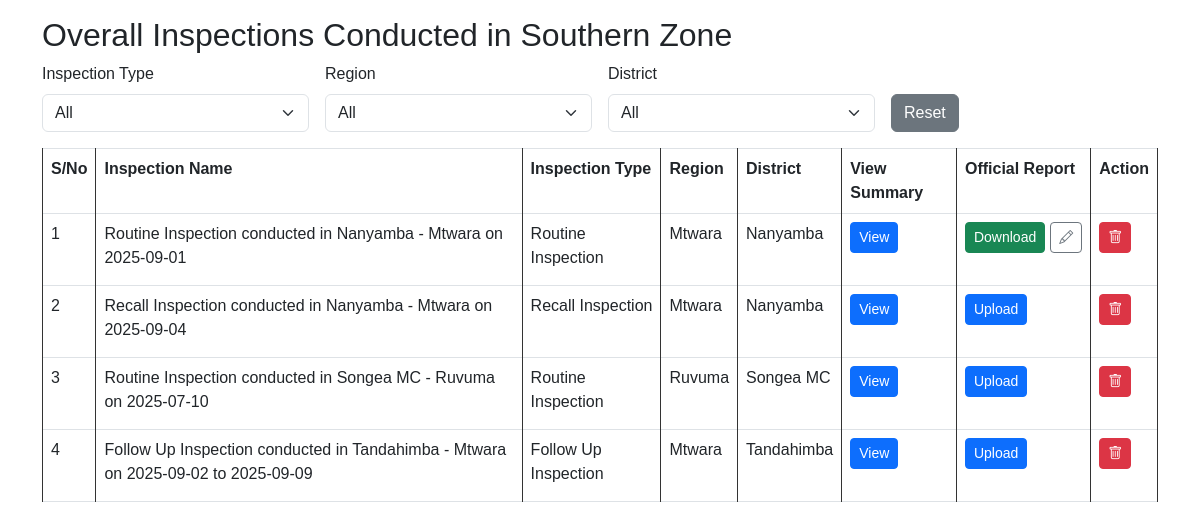
The page /reports/overall_reports on the database its author committed.
### models.py (models this page shows)
class InspectionSummary(db.Model):
    __bind_key__ = 'inspection'
    __tablename__ = 'inspection_summary'
    id = db.Column(db.Integer, primary_key=True)
    inspection_name = db.Column(db.String(300), unique=True, nullable=False)
    inspection_type = db.Column(db.String(100), nullable=False)
    region = db.Column(db.String(100))
    district = db.Column(db.String(100))
    inspection_date = db.Column(db.Date)
    finalized = db.Column(db.Boolean, default=False)
    total_premises = db.Column(db.Integer, default=0)
    total_defects = db.Column(db.JSON, default={})
    value_got_products = db.Column(db.Float, default=0.0)
    value_unregistered_products = db.Column(db.Float, default=0.0)
    value_dldm_not_allowed = db.Column(db.Float, default=0.0)
    total_charges = db.Column(db.Float, default=0.0)
    poe_total_charges = db.Column(db.Float, default=0.0)
    official_report = db.Column(db.String(300), nullable=True)  # <--- ADD THIS
    recall_product_data = db.Column(db.JSON, nullable=True)
    recalled_products_summary = db.Column(db.JSON, default={})
    daily_normal_data = db.Column(db.JSON, default={})
    daily_inspections = db.relationship(
        'Inspection',
        back_populates='summary',
        lazy='dynamic',
        cascade="all, delete-orphan"
    )

class Inspection(db.Model):
    __bind_key__ = 'inspection'
    id = db.Column(db.Integer, primary_key=True)
    summary_id = db.Column(db.Integer, db.ForeignKey('inspection_summary.id'), nullable=False)
    date = db.Column(db.Date, nullable=False)
    premises_data = db.Column(db.JSON, default={})
    defects_data = db.Column(db.JSON, default={})
    charges_data = db.Column(db.JSON, default={})
    recall_product_data = db.Column(db.JSON, nullable=True)  # recalled products added that day
    recall_found_data = db.Column(db.JSON, nullable=True)    # premises with recalled products info for that day
    poe_total_charges = db.Column(db.Float, default=0.0)
    poe_name = db.Column(db.String(300), nullable=True)
    products_confiscated = db.Column(db.Boolean, default=False)
    poe_products_data = db.Column(db.JSON, nullable=True)
    official_report = db.Column(db.String(300), nullable=True)  # <--- Add this
    summary = db.relationship(
        'InspectionSummary',
        back_populates='daily_inspections'
    )

### app.py (the view)
@app.route('/reports/overall_reports')
def overall_reports():
    inspections = Inspection.query.all()
    for insp in inspections:
        if insp.summary and insp.summary.inspection_type == 'POE Inspection':
            try:
                insp.poe_products_dict = json.loads(insp.poe_products_data or '{}')
            except Exception:
                insp.poe_products_dict = {}
        else:
            insp.poe_products_dict = {}
    overall_map = {}
    daily_counters = {}
    next_id = 1
    for insp in inspections:
        if insp.summary:
            name = insp.summary.inspection_name
            if name not in overall_map:
                overall_map[name] = next_id
                next_id += 1
            insp.overall_id = overall_map[name]
            if insp.overall_id not in daily_counters:
                daily_counters[insp.overall_id] = 0
            letter = chr(ord('A') + daily_counters[insp.overall_id])
            daily_counters[insp.overall_id] += 1
            insp.daily_id = f"{insp.overall_id}{letter}"
        else:
            insp.overall_id = None
            insp.daily_id = None
    regions = {
        "Mtwara": ["Mtwara MC", "Mtwara DC", "Masasi DC", "Masasi TC", "Nanyumbu", "Newala TC", "Newala DC", "Tandahimba", "Nanyamba"],
        "Lindi": ["Lindi MC", "Kilwa", "Nachingwea", "Liwale", "Ruangwa", "Mtama"],
        "Ruvuma": ["Songea MC", "Songea DC", "Mbinga TC", "Mbinga DC", "Madaba", "Nyasa", "Namtumbo", "Tunduru"]
    }
    all_districts = []
    for region, district_list in regions.items():
        for district in district_list:
            all_districts.append({"name": district, "region": region})
    inspection_types = [
        "Routine Inspection",
        "Follow up Inspection",
        "Recall Inspection",
        "Medical Device Inspection",
        "Special Inspection",
        "POE Inspection"
    ]
    return render_template(
        'overall_reports.html',
        inspections=inspections,
        regions=regions,
        districts=all_districts,   # ✅ pass this
        inspection_types=inspection_types,
        request=request
    )

### templates/overall_reports.html (shortened to what this page needs)
<!DOCTYPE html>
<html lang="en">
<head>
<link href="https://cdn.jsdelivr.net/npm/bootstrap@5.3.0/dist/css/bootstrap.min.css" rel="stylesheet">
<link rel="stylesheet" href="https://cdn.jsdelivr.net/npm/bootstrap-icons@1.10.5/font/bootstrap-icons.css">
</head>
<body>
<div class="container mt-3">
  <h2>Overall Inspections Conducted in Southern Zone</h2>
<form id="filterForm" class="row g-3 mb-3">
  <div class="col-md-3">
    <label for="inspectionType" class="form-label">Inspection Type</label>
    <select id="inspectionType" class="form-select">
      <option value="">All</option>
    </select>
  </div>
  <div class="col-md-3">
    <label for="region" class="form-label">Region</label>
    <select id="region" class="form-select">
      <option value="">All</option>
    </select>
  </div>
  <div class="col-md-3">
    <label for="district" class="form-label">District</label>
    <select id="district" class="form-select">
  <option value="">All</option>
</select>
  </div>
 <div class="col-md-3 align-self-end d-flex align-items-center gap-2">
  <button type="button" id="resetFilter" class="btn btn-secondary">Reset</button>
</div>
</form>
{% if inspections %}
    {% set aggregated = {} %}
    {% for insp in inspections %}
        {% set oid = insp.overall_id %}
    {% endfor %}
<table class="table table-bordered table-responsive">
<thead>
<tr>
    <th>S/No</th>
    <th>Inspection Name</th>
    <th>Inspection Type</th>
    <th>Region</th>
    <th>District</th>
    <th>View Summary</th>
    <th>Official Report</th>
    <th>Action</th>
</tr>
</thead>
<tbody>
{% for oid, agg in aggregated.items() %}
<tr>
    <td>{{ loop.index }}</td>
    <td>
{% if agg.summary.inspection_type and agg.summary.district and agg.summary.region and agg.dates %}
    {% set sorted_dates = agg.dates | sort %}
    {{ agg.summary.inspection_type }} conducted in {{ agg.summary.district }} - {{ agg.summary.region }} on
    {{ sorted_dates[0].strftime('%Y-%m-%d') if sorted_dates[0] else 'NA' }}
    {% if sorted_dates|length > 1 %}
        to {{ sorted_dates[-1].strftime('%Y-%m-%d') if sorted_dates[-1] else 'NA' }}
    {% endif %}
{% else %}
    NA
{% endif %}
</td>
    <td>{{ agg.summary.inspection_type or 'NA' }}</td>
    <td>{{ agg.summary.region or 'NA' }}</td>
    <td>{{ agg.summary.district or 'NA' }}</td>
    <td>
      <button type="button" class="btn btn-primary btn-sm" data-bs-toggle="modal" data-bs-target="#modal{{ loop.index }}">
        View
      </button>
    </td>
    <td>
  <div id="uploadStatus{{ loop.index }}" style="display:flex; align-items:center; gap:5px;">
    {% if agg.summary.official_report %}
      <a href="{{ url_for('download_report', filename=agg.summary.official_report) }}" class="btn btn-success btn-sm" download>Download</a>
      <button type="button" class="btn btn-outline-secondary btn-sm" title="Replace File" onclick="document.getElementById('fileInput{{ loop.index }}').click();">
        <i class="bi bi-pencil"></i>
      </button>
    {% else %}
      <button type="button" class="btn btn-primary btn-sm" onclick="document.getElementById('fileInput{{ loop.index }}').click();">Upload</button>
    {% endif %}
  </div>
</td>
    <td>
      <button type="button" class="btn btn-danger btn-sm trash-btn"
              data-summary-id="{{ agg.summary.id }}" data-row-index="{{ loop.index }}"
              title="Delete Inspection">
        <i class="bi bi-trash"></i>
      </button>
    </td>
</tr>
{% endfor %}
</tbody>
</table>
{% else %}
<p>No inspections recorded.</p>
{% endif %}
</div>
</body>
</html>

### templates/overall_reports.html (style rules this page uses)
body { font-family: Arial, sans-serif; }
table { width: 100%; border-collapse: collapse; margin-bottom: 20px; }
th, td { border: 1px solid #333; padding: 6px; vertical-align: top; }
th { background-color: #eee; }
tr:nth-child(even) { background-color: #f9f9f9; }

### rows shown on the page
InspectionSummary: summary.inspection_type "Routine Inspection", summary.district "Nanyamba", summary.region "Mtwara", summary "Routine Inspection", summary "Mtwara", summary "Nanyamba"
Inspection: date "2025-09-01"
InspectionSummary: summary.inspection_type "Recall Inspection", summary.district "Nanyamba", summary.region "Mtwara", summary "Recall Inspection", summary "Mtwara", summary "Nanyamba"
Inspection: date "2025-09-04"
InspectionSummary: summary.inspection_type "Routine Inspection", summary.district "Songea MC", summary.region "Ruvuma", summary "Routine Inspection", summary "Ruvuma", summary "Songea MC"
Inspection: date "2025-07-10"
InspectionSummary: summary.inspection_type "Follow Up Inspection", summary.district "Tandahimba", summary.region "Mtwara", summary "Follow Up Inspection", summary "Mtwara", summary "Tandahimba"
Inspection: date "2025-09-02"
Inspection: date "2025-09-09"
